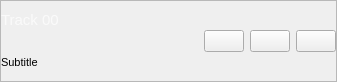
<?xml version="1.0" encoding="UTF-8"?>
<ui version="4.0">
 <class>TimelineFloatingHeaderWidget</class>
 <widget class="QWidget" name="TimelineFloatingHeaderWidget">
  <property name="geometry">
   <rect>
    <x>0</x>
    <y>0</y>
    <width>337</width>
    <height>82</height>
   </rect>
  </property>
  <property name="minimumSize">
   <size>
    <width>0</width>
    <height>82</height>
   </size>
  </property>
  <property name="windowTitle">
   <string>Floating Track Header Widget</string>
  </property>
  <property name="styleSheet">
   <string notr="true">background-color: qlineargradient(spread:pad, x1:0, y1:0, x2:1, y2:0, stop:0 rgba(30, 30, 30, 40), stop:1 rgba(60, 66, 60, 40));
color:rgb(243, 243, 243);
hover { background-color: qlineargradient(spread:pad, x1:0, y1:0, x2:1, y2:0, stop:0 rgba(30, 30, 30, 200), stop:1 rgba(60, 66, 60, 200)); backcolor:white };
</string>
  </property>
  <layout class="QVBoxLayout" name="verticalLayout_2">
   <property name="leftMargin">
    <number>0</number>
   </property>
   <property name="topMargin">
    <number>0</number>
   </property>
   <property name="rightMargin">
    <number>0</number>
   </property>
   <property name="bottomMargin">
    <number>0</number>
   </property>
   <item>
    <widget class="QFrame" name="frame_TopButtons">
     <property name="minimumSize">
      <size>
       <width>0</width>
       <height>20</height>
      </size>
     </property>
     <property name="frameShape">
      <enum>QFrame::StyledPanel</enum>
     </property>
     <property name="frameShadow">
      <enum>QFrame::Raised</enum>
     </property>
     <property name="lineWidth">
      <number>1</number>
     </property>
     <layout class="QHBoxLayout" name="horizontalLayout_3">
      <property name="leftMargin">
       <number>0</number>
      </property>
      <property name="topMargin">
       <number>0</number>
      </property>
      <property name="rightMargin">
       <number>0</number>
      </property>
      <property name="bottomMargin">
       <number>0</number>
      </property>
      <item>
       <layout class="QVBoxLayout" name="verticalLayout">
        <item>
         <widget class="QLabel" name="lblTitle">
          <property name="sizePolicy">
           <sizepolicy hsizetype="Expanding" vsizetype="Preferred">
            <horstretch>0</horstretch>
            <verstretch>0</verstretch>
           </sizepolicy>
          </property>
          <property name="font">
           <font>
            <pointsize>11</pointsize>
           </font>
          </property>
          <property name="styleSheet">
           <string notr="true">color: rgb(250, 250, 250)</string>
          </property>
          <property name="text">
           <string>Track 00</string>
          </property>
         </widget>
        </item>
        <item>
         <widget class="QLabel" name="lblSubtitle">
          <property name="font">
           <font>
            <pointsize>8</pointsize>
           </font>
          </property>
          <property name="text">
           <string>Subtitle</string>
          </property>
         </widget>
        </item>
       </layout>
      </item>
      <item>
       <widget class="QPushButton" name="btnFindNext">
        <property name="toolTip">
         <string>Collapse</string>
        </property>
        <property name="statusTip">
         <string>Collapse</string>
        </property>
        <property name="accessibleName">
         <string>Collapse</string>
        </property>
        <property name="text">
         <string/>
        </property>
       </widget>
      </item>
      <item>
       <widget class="QPushButton" name="btnOptions">
        <property name="toolTip">
         <string>Options</string>
        </property>
        <property name="statusTip">
         <string>Options</string>
        </property>
        <property name="accessibleName">
         <string>Options</string>
        </property>
        <property name="text">
         <string/>
        </property>
       </widget>
      </item>
      <item>
       <widget class="QPushButton" name="btnRefresh">
        <property name="toolTip">
         <string>Refresh</string>
        </property>
        <property name="statusTip">
         <string>Refresh</string>
        </property>
        <property name="accessibleName">
         <string>Refresh</string>
        </property>
        <property name="text">
         <string/>
        </property>
       </widget>
      </item>
     </layout>
    </widget>
   </item>
  </layout>
 </widget>
 <resources/>
 <connections/>
</ui>
